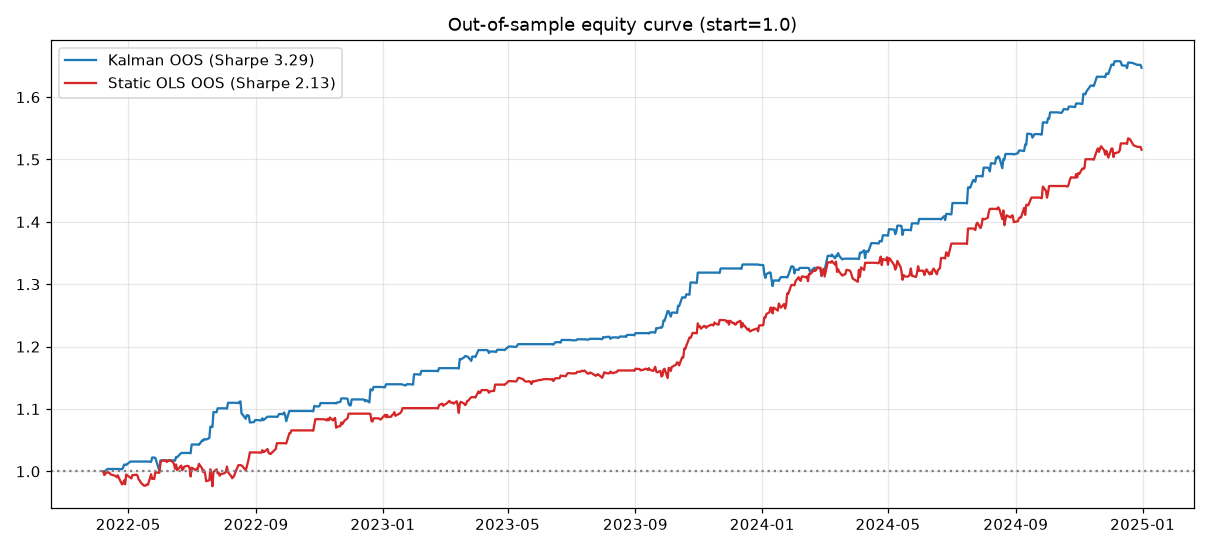

Recreate this plot in Python.
"""
WTI-Brent pairs trading ด้วย Kalman filter + train/test split (70/30 OOS)
หลักการกัน lookahead:
 - static OLS beta ประมาณจาก train เท่านั้น
 - entry threshold เลือกจาก train (จูน Sharpe) แล้วล็อกไปใช้กับ OOS
 - Kalman เป็น online/causal อยู่แล้ว (ใช้แค่ข้อมูลอดีต)
 - รายงานผล train (IS) กับ test (OOS) แยกกัน — ตัวที่นับคือ OOS
"""
import numpy as np, pandas as pd
import matplotlib; matplotlib.use("Agg")
import matplotlib.pyplot as plt

def load(f): return pd.read_csv(f, parse_dates=["Date"]).set_index("Date")["Price"]
df = pd.concat([load("/tmp/wti-daily.csv").rename("WTI"),
                load("/tmp/brent-daily.csv").rename("Brent")], axis=1).dropna()
df = df.loc["2016-01-01":"2024-12-31"]
W = df["WTI"].values; B = df["Brent"].values; N = len(df)
BURN = 120
split = int(0.70*N)
print(f"ทั้งหมด {N} วัน | train {BURN}..{split} ({df.index[split].date()} แบ่ง) | OOS {split}..{N}")

def kalman(q=1e-4, r=1.0):
    x=np.array([1.0,0.0]); P=np.eye(2); Q=np.eye(2)*q; R=r; beta=np.zeros(N)
    for t in range(N):
        H=np.array([B[t],1.0]); P=P+Q
        e=W[t]-H@x; S=H@P@H+R; K=(P@H)/S
        x=x+K*e; P=P-np.outer(K,H)@P; beta[t]=x[0]
    return beta

def zscore(spread, win=60):
    s=pd.Series(spread); mu=s.rolling(win).mean().values; sd=s.rolling(win).std().values
    return np.where(sd>0,(spread-mu)/sd,0.0)

def backtest(beta, entry, lo, hi, cost_bps=5.0):
    """รัน backtest เฉพาะช่วง [lo,hi); คืน rets, #trades"""
    cost=cost_bps/1e4; spread=W-beta*B; z=zscore(spread)
    pos=0; beta_e=0.0; rets=np.zeros(N); trades=0
    for t in range(max(lo,1),hi):
        if pos!=0:
            pnl=pos*((W[t]-W[t-1])-beta_e*(B[t]-B[t-1]))
            rets[t]=pnl/(abs(W[t-1])+abs(beta_e*B[t-1]))
        if pos==0:
            if z[t]>entry: pos=-1;beta_e=beta[t];trades+=1;rets[t]-=cost
            elif z[t]<-entry: pos=1;beta_e=beta[t];trades+=1;rets[t]-=cost
        else:
            if (pos==-1 and z[t]<=0) or (pos==1 and z[t]>=0): pos=0;trades+=1;rets[t]-=cost
    return rets[lo:hi], trades

def stats(rets, trades):
    n=len(rets); eq=np.cumprod(1+rets)
    ann=eq[-1]**(252/n)-1 if eq[-1]>0 else float('nan')
    sr=np.mean(rets)/np.std(rets)*np.sqrt(252) if np.std(rets)>0 else 0
    mdd=np.min(eq/np.maximum.accumulate(eq)-1)
    return ann,sr,mdd,trades

# beta: Kalman (online) และ static OLS จาก train เท่านั้น
beta_k = kalman()
beta_ols = np.polyfit(B[BURN:split], W[BURN:split], 1)[0]
beta_s = np.full(N, beta_ols)
print(f"static OLS beta (จาก train) = {beta_ols:.3f}")

# เลือก entry ที่ดีสุดบน train (จูน Sharpe) แยกกันแต่ละกลยุทธ์
grid=[1.0,1.25,1.5,1.75,2.0,2.25,2.5]
def pick_entry(beta):
    best=None
    for e in grid:
        r,_=backtest(beta,e,BURN,split); _,sr,_,_=stats(r,0)
        if best is None or sr>best[1]: best=(e,sr)
    return best[0]
e_k=pick_entry(beta_k); e_s=pick_entry(beta_s)
print(f"entry ที่เลือกจาก train: Kalman={e_k}, Static={e_s}")

print("\n=== ผล TRAIN (in-sample) ===")
print(f"{'':<22}{'ann':>8}{'Sharpe':>8}{'MDD':>8}{'trades':>8}")
rk_is,tk=backtest(beta_k,e_k,BURN,split); a,s,m,_=stats(rk_is,tk); print(f"{'Kalman':<22}{a*100:7.1f}%{s:8.2f}{m*100:7.1f}%{tk:8d}")
rs_is,ts=backtest(beta_s,e_s,BURN,split); a,s,m,_=stats(rs_is,ts); print(f"{'Static OLS':<22}{a*100:7.1f}%{s:8.2f}{m*100:7.1f}%{ts:8d}")

print("\n=== ผล OOS (out-of-sample) <-- ตัวจริง ===")
print(f"{'':<22}{'ann':>8}{'Sharpe':>8}{'MDD':>8}{'trades':>8}")
rk_oos,tk=backtest(beta_k,e_k,split,N); ak,sk,mk,_=stats(rk_oos,tk); print(f"{'Kalman':<22}{ak*100:7.1f}%{sk:8.2f}{mk*100:7.1f}%{tk:8d}")
rs_oos,ts=backtest(beta_s,e_s,split,N); a2,s2,m2,_=stats(rs_oos,ts); print(f"{'Static OLS':<22}{a2*100:7.1f}%{s2:8.2f}{m2*100:7.1f}%{ts:8d}")

# พล็อต equity OOS
fig,ax=plt.subplots(figsize=(11,5))
ax.plot(df.index[split:], np.cumprod(1+rk_oos), 'C0', label=f"Kalman OOS (Sharpe {sk:.2f})")
ax.plot(df.index[split:], np.cumprod(1+rs_oos), 'C3', label=f"Static OLS OOS (Sharpe {s2:.2f})")
ax.axhline(1,color='gray',ls=':'); ax.set_title("Out-of-sample equity curve (start=1.0)")
ax.legend(); ax.grid(alpha=.3); plt.tight_layout()
plt.savefig("/home/user/Claude-code-project/wti_brent_oos.png", dpi=110)
print("\nบันทึกกราฟ: wti_brent_oos.png")
